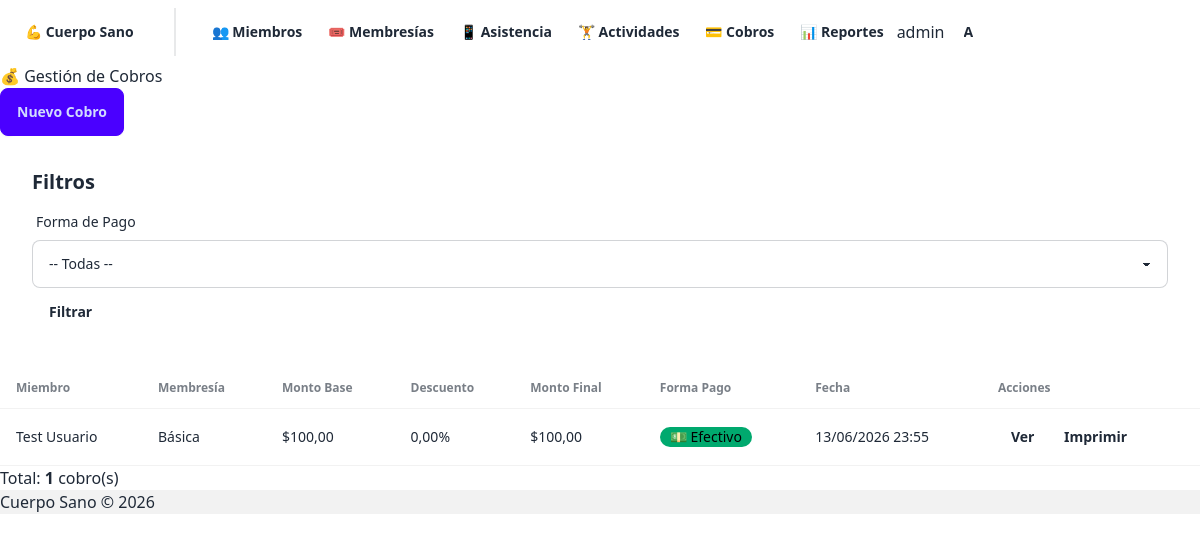
Page /cobros/ (signed in) on the earlier database version.
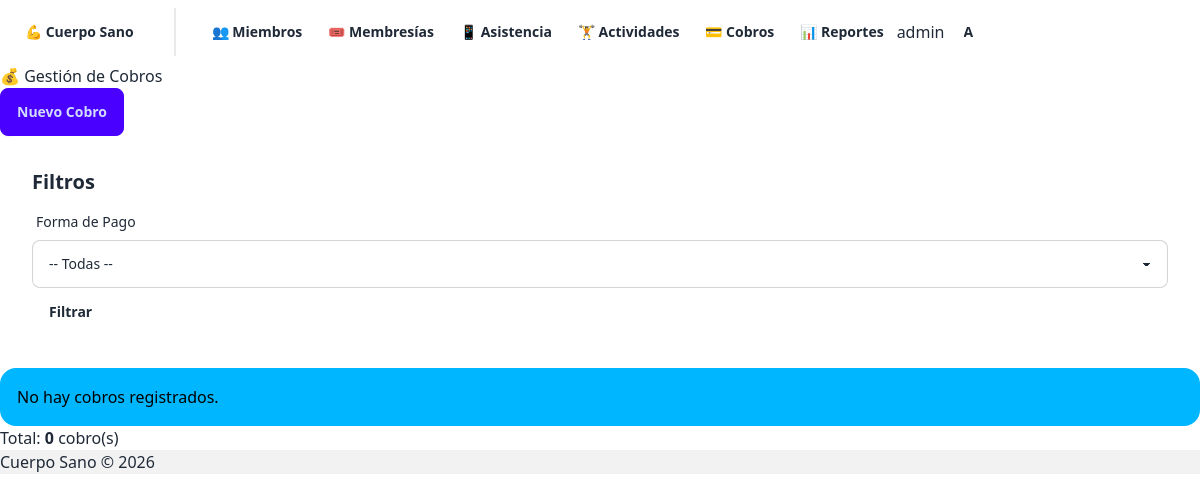
Same page on the later database version.
### cobros/models.py (models this page shows, shortened)
class Cobro(models.Model):
    FORMA_PAGO_CHOICES = [
        ('EFECTIVO', 'Efectivo'),
        ('TARJETA', 'Tarjeta'),
        ('TRANSFERENCIA', 'Transferencia'),
    ]
    miembro = models.ForeignKey(Miembro, on_delete=models.CASCADE, related_name='cobros')
    membresia = models.ForeignKey(Membresia, on_delete=models.CASCADE)
    monto_base = models.DecimalField(max_digits=10, decimal_places=2)
    descuento_porcentaje = models.DecimalField(max_digits=5, decimal_places=2, default=0)
    monto_final = models.DecimalField(max_digits=10, decimal_places=2)
    forma_pago = models.CharField(max_length=20, choices=FORMA_PAGO_CHOICES)
    fecha = models.DateTimeField(auto_now_add=True)
    observaciones = models.TextField(blank=True)
    class Meta:
        verbose_name_plural = 'Cobros'

### miembros/models.py (models this page shows, shortened)
class Miembro(models.Model):
    TIPO_CHOICES = [
        ('REGULAR', 'Regular'),
        ('ESTUDIANTE', 'Estudiante'),
        ('MAYOR', 'Persona Mayor'),
    ]
    nombre = models.CharField(max_length=100)
    apellido = models.CharField(max_length=100)
    dni = models.CharField(max_length=15, unique=True)
    email = models.EmailField(blank=True)
    telefono = models.CharField(max_length=20, blank=True)
    foto = CloudinaryField('foto', folder='miembros', blank=True, null=True)
    tipo_miembro = models.CharField(max_length=20, choices=TIPO_CHOICES, default='REGULAR')
    activo = models.BooleanField(default=True)
    fecha_alta = models.DateField(auto_now_add=True)
    def __str__(self):
        return f"{self.nombre} {self.apellido}"

### membresias/models.py (models this page shows, shortened)
class Membresia(models.Model):
    ESTADO_CHOICES = [
        ('ACTIVA', 'Activa'),
        ('VENCIDA', 'Vencida'),
        ('CANCELADA', 'Cancelada')
    ]
    miembro = models.ForeignKey(Miembro, on_delete=models.CASCADE, related_name='membresias')
    tipo = models.ForeignKey(TipoMembresia, on_delete=models.PROTECT)
    fecha_inicio = models.DateField()
    fecha_fin = models.DateField()
    estado = models.CharField(max_length=20, choices=ESTADO_CHOICES, default='ACTIVA')
    class Meta:
        verbose_name_plural = 'Membresías'

class TipoMembresia(models.Model):
    nombre = models.CharField(max_length=100)
    descripcion = models.TextField(blank=True)
    precio = models.DecimalField(
        max_digits=10,
        decimal_places=2,
        validators=[MinValueValidator(Decimal('0.01'))]
    )
    duracion_dias = models.PositiveIntegerField()
    class Meta:
        verbose_name_plural = 'Tipos de membresía'

### cobros/views.py (the view)
# urls.py: path('', views.lista_cobros, name='lista'),
@login_required
def lista_cobros(request):
    cobros = Cobro.objects.select_related('miembro', 'membresia', 'membresia__tipo').order_by('-fecha')
    forma_pago = request.GET.get('forma_pago')
    if forma_pago:
        cobros = cobros.filter(forma_pago=forma_pago)
    context = {
        'cobros': cobros,
        'total': cobros.count(),
        'forma_pago_selected': forma_pago,
    }
    return render(request, 'cobros/lista.html', context)

### miembros/templatetags/custom_tags.py (called while the page is built)
@register.filter
def has_group(user, group_name):
    return user.groups.filter(name=group_name).exists()

### cobros/templates/cobros/lista.html (shortened to what this page needs)
{% extends "base.html" %}
{% block content %}
<div class="container mx-auto p-4">
    <div class="flex justify-between items-center mb-6">
        <h1 class="text-3xl font-bold">💰 Gestión de Cobros</h1>
        <a href="{% url 'cobros:crear' %}" class="btn btn-primary">Nuevo Cobro</a>
    </div>
    <div class="card bg-base-100 shadow-md mb-6">
        <div class="card-body">
            <h2 class="card-title mb-4">Filtros</h2>
            <form method="get" class="flex gap-4 items-end">
                <div class="form-control flex-1">
                    <label class="label">
                        <span class="label-text">Forma de Pago</span>
                    </label>
                    <select name="forma_pago" class="select select-bordered w-full">
                        <option value="">-- Todas --</option>
                    </select>
                </div>
                <button type="submit" class="btn btn-ghost">Filtrar</button>
            </form>
        </div>
    </div>
    <div class="overflow-x-auto">
        {% if cobros %}
            <table class="table table-zebra w-full">
                <thead>
                    <tr>
                        <th>Miembro</th>
                        <th>Membresía</th>
                        <th>Monto Base</th>
                        <th>Descuento</th>
                        <th>Monto Final</th>
                        <th>Forma Pago</th>
                        <th>Fecha</th>
                        <th>Acciones</th>
                    </tr>
                </thead>
                <tbody>
                    {% for cobro in cobros %}
                        <tr>
                            <td class="font-semibold">{{ cobro.miembro }}</td>
                            <td>{{ cobro.membresia.tipo.nombre }}</td>
                            <td>${{ cobro.monto_base }}</td>
                            <td>{{ cobro.descuento_porcentaje }}%</td>
                            <td class="font-bold text-lg">${{ cobro.monto_final }}</td>
                            <td>
                                {% if cobro.forma_pago == "EFECTIVO" %}
                                    <span class="badge badge-success">💵 Efectivo</span>
                                {% elif cobro.forma_pago == "TARJETA" %}
                                    <span class="badge badge-info">💳 Tarjeta</span>
                                {% else %}
                                    <span class="badge badge-warning">🏦 Transferencia</span>
                                {% endif %}
                            </td>
                            <td>{{ cobro.fecha|date:"d/m/Y H:i" }}</td>
                            <td class="space-x-2">
                                <a href="{% url 'cobros:detalle' cobro.pk %}" class="btn btn-sm btn-ghost">Ver</a>
                                <a href="{% url 'cobros:comprobante' cobro.pk %}" class="btn btn-sm btn-ghost">Imprimir</a>
                            </td>
                        </tr>
                    {% endfor %}
                </tbody>
            </table>
        {% else %}
            <div class="alert alert-info">
                <p>No hay cobros registrados.</p>
            </div>
        {% endif %}
    </div>
    <div class="mt-6 text-sm text-gray-600">
        Total: <strong>{{ total }}</strong> cobro(s)
    </div>
</div>
{% endblock %}

Differences in the rows shown:
removed Cobro: miembro "Test Usuario", membresia.tipo.nombre "Básica", monto_base "100,00", descuento_porcentaje "0,00", monto_final "100,00", forma_pago "💵 Efectivo", fecha "13/06/2026 23:55"
Other differences:
{{ total }}: "1" → "0"
text no longer shown: "Miembro Membresía Monto Base Descuento Monto Final Forma Pago Fecha Acciones"
text now shown: "No hay cobros registrados."
